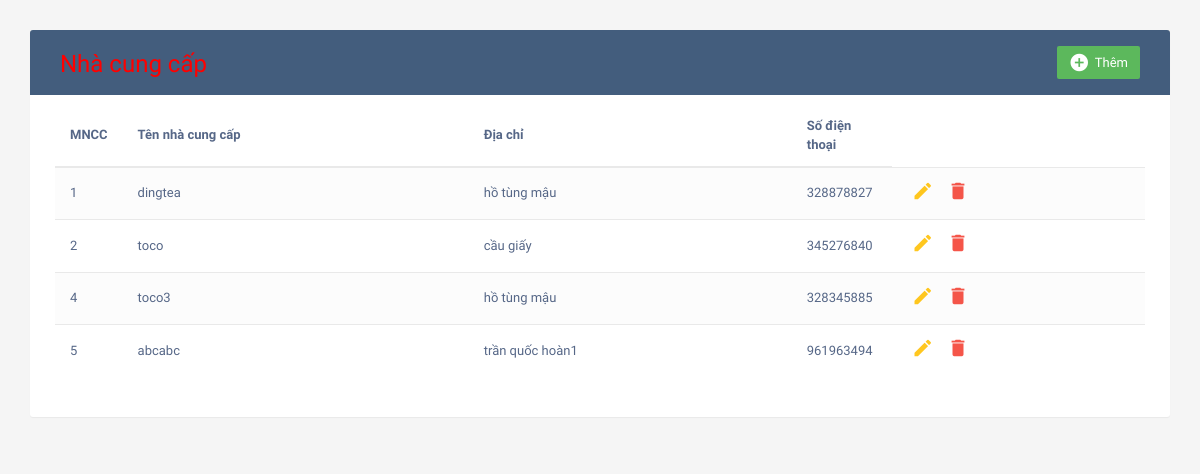
/management/nhaccc.php, run on the app's committed database.
### tables this page shows
CREATE TABLE `nhaccc` (
  `mancc` int(11) NOT NULL,
  `tenncc` varchar(20) NOT NULL,
  `diachi` varchar(20) NOT NULL,
  `sdt` int(11) NOT NULL
);

### management/nhaccc.php (the view, shortened to what this page needs)
<!DOCTYPE html>
<html lang="en">
<head>
	<link rel="stylesheet" href="https://maxcdn.bootstrapcdn.com/font-awesome/4.7.0/css/font-awesome.min.css">
	<link rel="stylesheet" href="https://maxcdn.bootstrapcdn.com/bootstrap/3.3.7/css/bootstrap.min.css">
	<link rel="stylesheet" type="text/css" href="index.css">
</head>
<body>
	<div class="container">
            <div class="table-wrapper">
                <div class="table-title">
                    <div class="row">
                        <div class="col-sm-6">
                            <a href="dashboard.php" class="non-textdecoration"><h2>Nhà cung cấp</h2></a>
                        </div>
                        <div class="col-sm-6">
                                <a href="#addEmployeeModal" class="btn btn-success" data-toggle="modal"><i
                                                class="material-icons">&#xE147;</i> <span>Thêm</span></a>
                        </div>
                    </div>
                </div>
                    <table class="table table-striped table-hover">
                            <?php
                                    $con = mysqli_connect('localhost','root','','qlchts')
                                    or die ('Không thể kết nối tới database');
                                    mysqli_set_charset($con, 'UTF8');
                                    $sql = "SELECT * FROM nhaccc";
                                    $result = mysqli_query($con,$sql);
                                    $num_rows = mysqli_num_rows($result);
                            ?>
                            <thead>
                                    <tr>
                                            <th>MNCC</th>
                                            <th>Tên nhà cung cấp</th>
                                            <th>Địa chỉ</th>
                                            <th>Số điện thoại</th>
                                    </tr>
                            </thead>
                            <tbody>
                                <?php
                                if($num_rows > 0) {
                                    while($row = mysqli_fetch_array($result)) {
                                    ?>
                                    <tr>
                                        <td><?php echo $row['mancc']?></td>
                                        <td><?php echo $row['tenncc']?></td>
                                        <td><?php echo $row['diachi']?></td>
                                        <td><?php echo $row['sdt']?></td>
                                        <td>
                                                <a href="edit3.php?edit=<?php echo $row['mancc']; ?>" class="edit" data-toggle="modal"><i class="material-icons"
                                                                data-toggle="tooltip" title="Edit">&#xE254;</i></a>
                                                <a href="dele3.php?delete=<?php echo $row['mancc']; ?>" class="delete" data-toggle="modal"><i class="material-icons"
                                                                data-toggle="tooltip" title="Delete">&#xE872;</i></a>
                                        </td>
                                    </tr>
                                    <?php
                                    }
                                }
                            ?>
                            </tbody>
                    </table>
            </div>
	</div>
</body>
</html>

### management/index.css (style rules this page uses)
body { color: #566787; background: #f5f5f5; font-family: 'Varela Round', sans-serif; font-size: 13px; }
.table-wrapper { background: #fff; padding: 20px 25px; margin: 30px 0; border-radius: 3px; box-shadow: 0 1px 1px rgba(0,0,0,.05); }
.table-title { padding-bottom: 15px; background: #435d7d; color: #fff; padding: 16px 30px; margin: -20px -25px 10px; border-radius: 3px 3px 0 0; }
.table-title h2 { margin: 5px 0 0; font-size: 24px; }
.table-title .btn { color: #fff; float: right; font-size: 13px; border: none; min-width: 50px; border-radius: 2px; border: none; outline: none !important; margin-left: 10px; }
.table-title .btn i { float: left; font-size: 21px; margin-right: 5px; }
.table-title .btn span { float: left; margin-top: 2px; }
table.table tr th, table.table tr td { border-color: #e9e9e9; padding: 12px 15px; vertical-align: middle; }
table.table tr th:first-child { width: 60px; }
table.table tr th:last-child { width: 100px; }
table.table-striped tbody tr:nth-of-type(odd) { background-color: #fcfcfc; }
table.table td:last-child i { opacity: 0.9; font-size: 22px; margin: 0 5px; }
table.table td a { font-weight: bold; color: #566787; display: inline-block; text-decoration: none; outline: none !important; }
table.table td a.edit { color: #FFC107; }
table.table td a.delete { color: #F44336; }
table.table td i { font-size: 19px; }

### management/nhaccc.php (style rules this page uses)
a.non-textdecoration { color: red; text-decoration: none; }

### data on the page
nhaccc: mancc "1", tenncc "dingtea", diachi "hồ tùng mậu", sdt "328878827"
nhaccc: mancc "2", tenncc "toco", diachi "cầu giấy", sdt "345276840"
nhaccc: mancc "4", tenncc "toco3", diachi "hồ tùng mậu", sdt "328345885"
nhaccc: mancc "5", tenncc "abcabc", diachi "trần quốc hoàn1", sdt "961963494"
